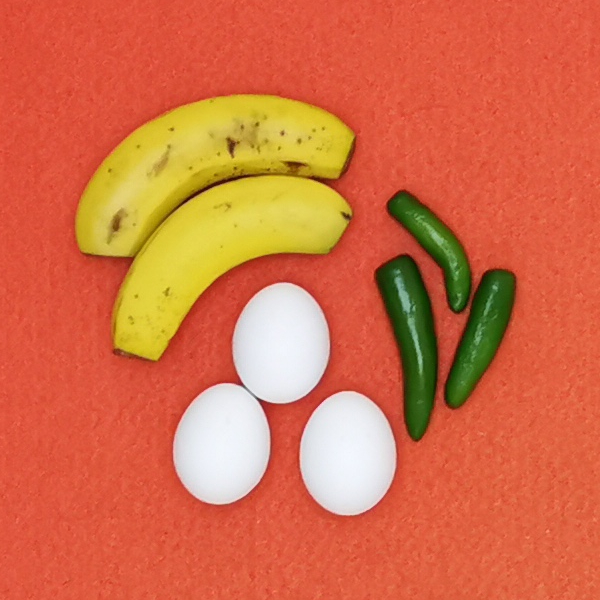
#> input picture P2/Ent2.jpg, 600 x 600 px
$ python 'Segmentacion pixeles.py'
#> lines starting #> are read from the running program, lines starting #| are printed output that depends on the picture
import numpy as np
import os
from PIL import Image, ImageFilter
from skimage import io, draw
import matplotlib.pyplot as plt
from matplotlib.widgets import PolygonSelector
#se deben seleccionar las clases en orden de banana, chile, huevo en la figura
# Colores excluidos, lista para medias y covarianzas y datos del fondo y el platano
acumulado = 0
priori = []
medias = []
colores_excluir = [np.array([175, 50, 32]), np.array([222, 91, 61]), np.array([151, 63, 41]),
                   np.array([213, 115, 106]), np.array([202, 140, 145]),
                   np.array([255, 140, 109]), np.array([106, 38, 19]),
                   np.array([185, 79, 55]), np.array([177, 98, 91]),
                   np.array([226.38698107, 90.25534188, 63.83707265]),
                   np.array([208, 110, 39]),np.array([205, 99, 37])]
umbral_distancia = 30

fondomed = np.array([222.46339678,  86.90785391,  61.44530337])
fondovar = np.array([[125.75563668 , 51.77164678 , 47.19401452],
 [ 51.77164678,  47.19693844 , 31.14250208],
 [ 47.19401452,  31.14250208 , 25.32974721]])

banmed = np.array([212.69594469, 189.86605505 , 56.21662013])
banvar = np.array([[450.64225698, 564.63829575, 279.65085721],
 [564.63829575, 737.45251354, 363.45099233],
 [279.65085721, 363.45099233 ,390.5381718 ]])

chmed = np.array([52.14456739, 78.99299293, 26.28224197])
chvar = np.array([[522.05255134, 384.55960224, 519.81883663],
 [384.55960224, 878.12501571, 798.80866994],
 [519.81883663, 798.80866994 ,879.13549295]])

def calcular_Yk(X, media, covarianza, prior):
    diff = X - media
    cov_inv = np.linalg.inv(covarianza)
    term1 = -0.5 * np.dot(np.dot(diff.T, cov_inv), diff)
    term2 = -0.5 * np.log(np.linalg.det(covarianza))
    term3 = np.log(prior)
    Yk = term1 + term2 + term3
    return Yk

# [45 lines left out: functions calcular_media_covarianza, on_select, not called in this run]

# Cargar la imagen con filtro gaussiano con radio de 2
imagen = io.imread('Ent2.jpg')
#> imagen is the input picture: shape (600, 600, 3); mean R, G, B 212.5, 109.3, 71
filas, columnas, _ = imagen.shape
#> filas = 600; columnas = 600
pixeles_totales = imagen.shape[0] * imagen.shape[1]
#> pixeles_totales = 360000
imagen_gris = np.zeros((filas, columnas), dtype=np.uint8)

for k in range(3):
    fig, ax = plt.subplots()
    ax.imshow(imagen)
    ax.set_title("Selecciona el área de interés")
    selector = PolygonSelector(ax, on_select)
    plt.show()

    print("______________________________________________________")
#> this loop made 3 passes
#> pass 1, `plt.show()`:
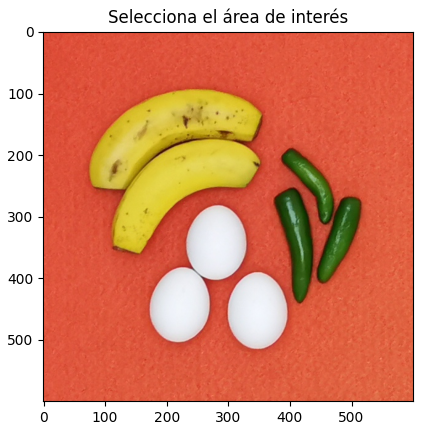
#> figure drawn by matplotlib, 1 panel

pixeles_fondo = pixeles_totales - acumulado
#> pixeles_fondo = 360000
print(f"Total de píxeles del fondo: {pixeles_fondo}")
#| Total de píxeles del fondo: 360000
priori.append(pixeles_fondo / pixeles_totales)
print(priori)
#| [1.0]

# Listas para almacenar imágenes y sus nombres
images = []
file_names = []
blurred_images = []

# Directorio de imágenes
images_directory = "Prueba"

# Cargar imágenes del directorio y aplicar filtro gaussiano con radio =4
for file_name in sorted(os.listdir(images_directory)):
    file_path = os.path.join(images_directory, file_name)
    try:
        image = io.imread(file_path)
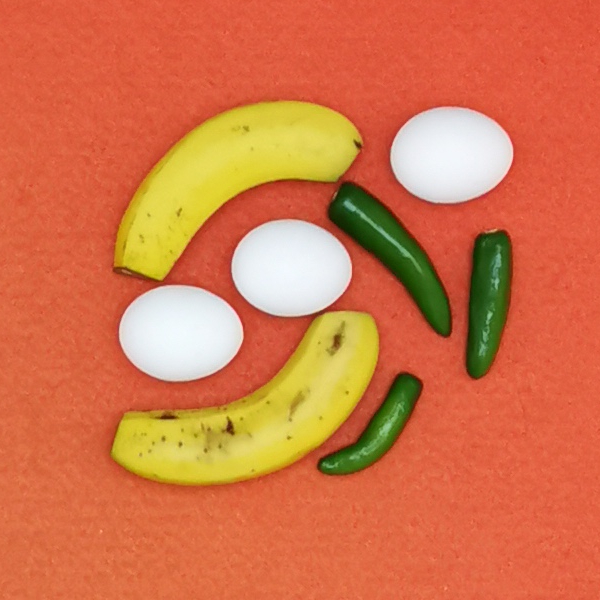
#> input picture P2/prueba/Entrenamiento2.jpg, 600 x 600 px, found by its file name
#> image is the input picture: shape (600, 600, 3); mean R, G, B 212, 116, 73.3
        images.append(image)
        file_names.append(file_name)

        image_pil = Image.fromarray(image)
        blurred_image = image_pil.filter(ImageFilter.GaussianBlur(radius=4))
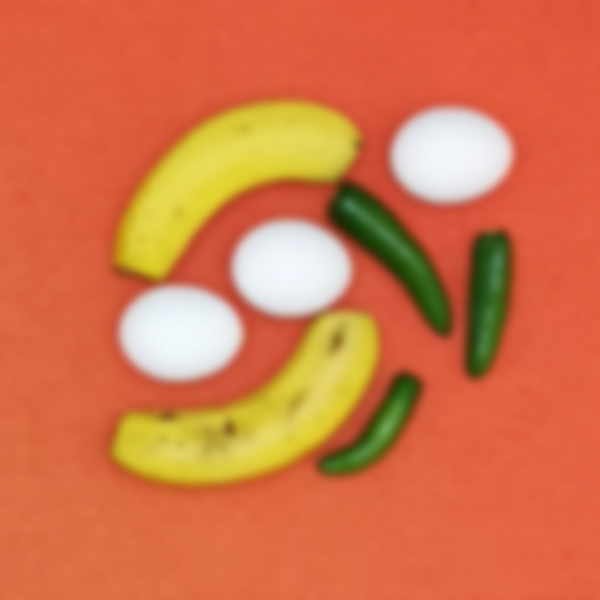
#> blurred_image: PIL image 600x600 RGB; mean R, G, B 212, 116, 73.3
        blurred_images.append(np.array(blurred_image))

    except Exception as e:
        print(f"Error al cargar la imagen {file_name}: {e}")
#> pass 2 of the loop `for file_name in sorted(os.listdir(images_directory)):`:
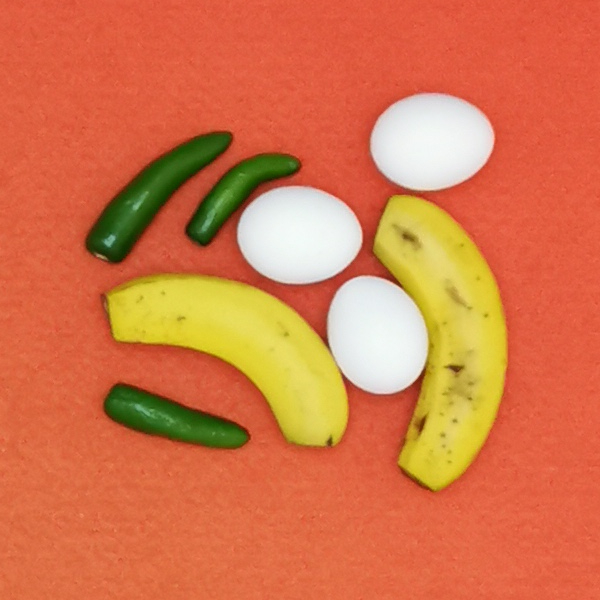
#> input picture P2/prueba/Entrenamiento3.jpg, 600 x 600 px, found by its file name
#> image is the input picture: shape (600, 600, 3); mean R, G, B 213.7, 117.3, 73.9
#> `blurred_image = image_pil.filter(ImageFilter.GaussianBlur(radius=4))`:
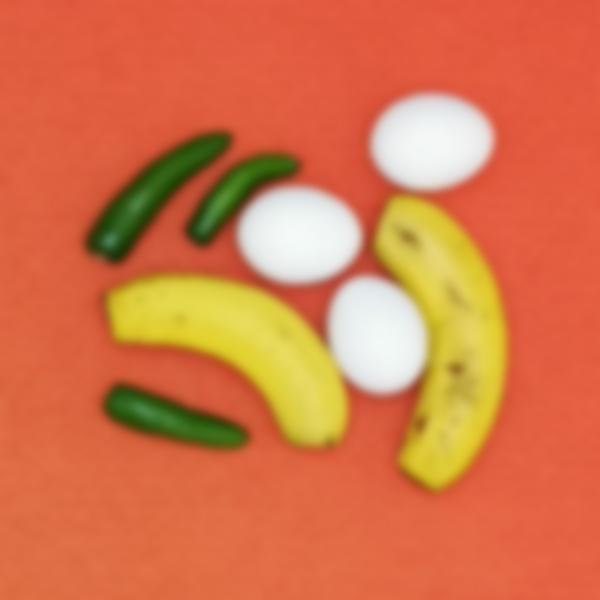
#> blurred_image: PIL image 600x600 RGB; mean R, G, B 213.8, 117.3, 74
#> pass 3 of the loop `for file_name in sorted(os.listdir(images_directory)):`:
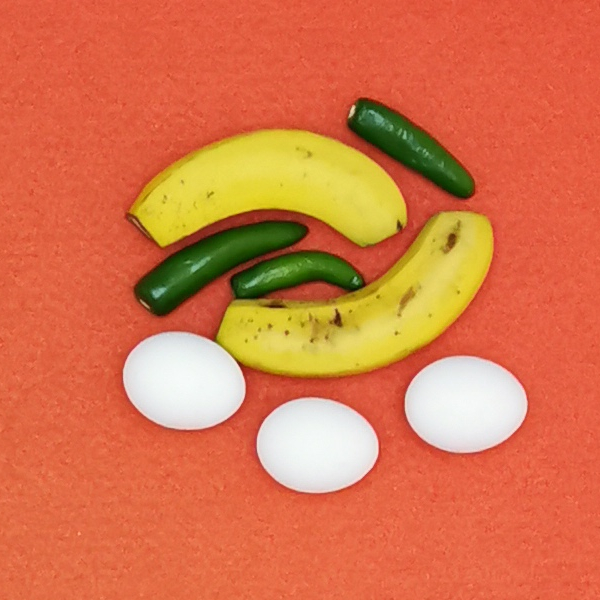
#> input picture P2/prueba/Entrenamiento4.jpg, 600 x 600 px, found by its file name
#> image is the input picture: shape (600, 600, 3); mean R, G, B 215.5, 116.2, 74
#> `blurred_image = image_pil.filter(ImageFilter.GaussianBlur(radius=4))`:
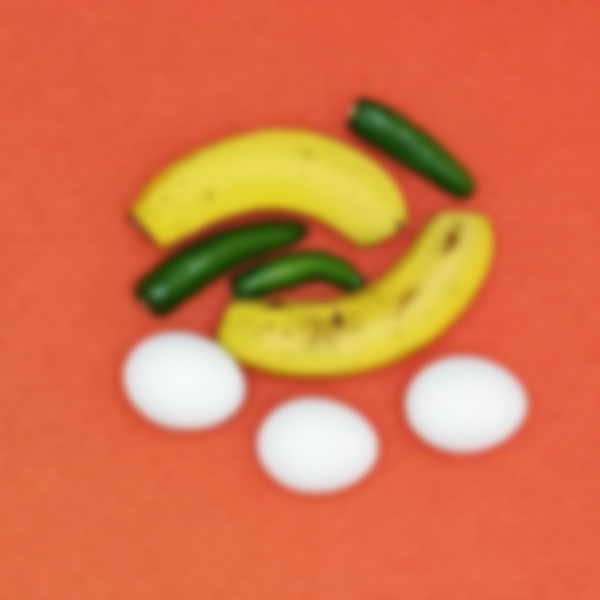
#> blurred_image: PIL image 600x600 RGB; mean R, G, B 215.5, 116.2, 74

# Aplicar el proceso de pixel a pixel a cada una de las imagenes preprocesadas de la lista
for imagen, file_name in zip(blurred_images, file_names):
    print(f"Procesando imagen desenfocada: {file_name}")

    # Inicializar imagen de salida en escala de grises
    filas, columnas, _ = imagen.shape
    imagen_gris = np.zeros((filas, columnas), dtype=np.uint8)

    # Recorrer los píxeles de la imagen
    for i in range(imagen.shape[0]):  # Filas
        for j in range(imagen.shape[1]):  # Columnas
            pixel = imagen[i, j, :3]  # Obtener el valor RGB del píxel

            # Probabilidades, algunos datos se calcularon en otro programa
            Y_platano = calcular_Yk(pixel, banmed, banvar, priori[0])
#> (the run stopped early here; a loop or call above may not have finished)
